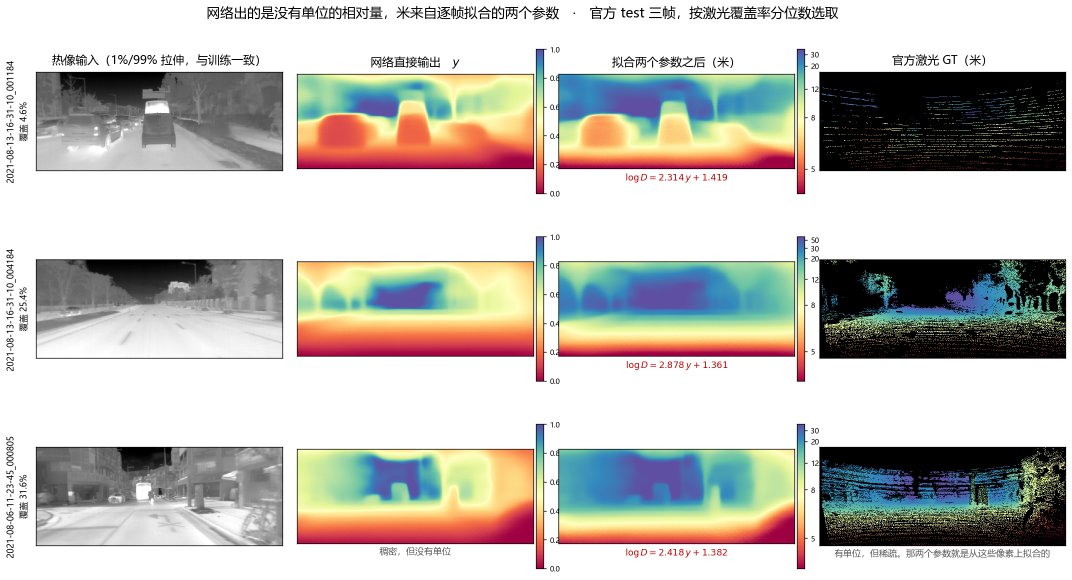
#> input picture docs/figures/metric_chain.png, 2144 x 1160 px, given in place of lidar.png, which was not available (shown at 1/2 size)
$ python build_lidar_density_answer.py
#> lines starting #> are read from the running program, lines starting #| are printed output that depends on the picture
# -*- coding: utf-8 -*-
"""A 25.4% ground truth that looks solid: which number is wrong, and why neither is.

Kept as a standalone figure to bring out if the question is asked, because the
question is a fair one -- the lidar panel on the slide does not look like a
quarter of the pixels.

Both readings are correct, and there are two reasons, in this order.

The larger one is that the 25.4% is not spread evenly. Returns land where the
scene has structure: the densest 96x96 block of this frame is 69% covered and
the per-row profile peaks near 75%, while the sky contributes almost nothing.
So in the part of the picture anyone actually looks at, the map really is close
to dense, and reading it that way is not a mistake.

The smaller one is display scale. Shrinking a 640-pixel-wide map into a
400-pixel-wide panel makes one output pixel stand for several input ones, and
it lights up if any of them has a return: measured on the rendering itself, the
visible fraction goes from 25.4% at 1:1 to 37% at 600 and 44% at 300.
interpolation='nearest' does not prevent this -- it stops the renderer blurring
between pixels, and does nothing about several pixels competing for one on the
way down.

The top row measures the second effect; the bottom row magnifies instead of
shrinking, where a return is a visible square and the first can be counted.
"""
import numpy as np
from PIL import Image
import matplotlib
matplotlib.use("Agg")
import matplotlib.pyplot as plt
from matplotlib import font_manager

for name in ("Microsoft YaHei", "SimHei", "DengXian"):
    if any(f.name == name for f in font_manager.fontManager.ttflist):
        plt.rcParams["font.sans-serif"] = [name]
        break
plt.rcParams["axes.unicode_minus"] = False

D = "figs_report/f1_2021-08-13-16-31-10_004184"
RED = "#C00000"

lidar = np.asarray(Image.open(f"{D}/lidar.png"), np.float32) / 256.0
real = np.isfinite(lidar) & (lidar > 1e-3) & (lidar < 80.0)
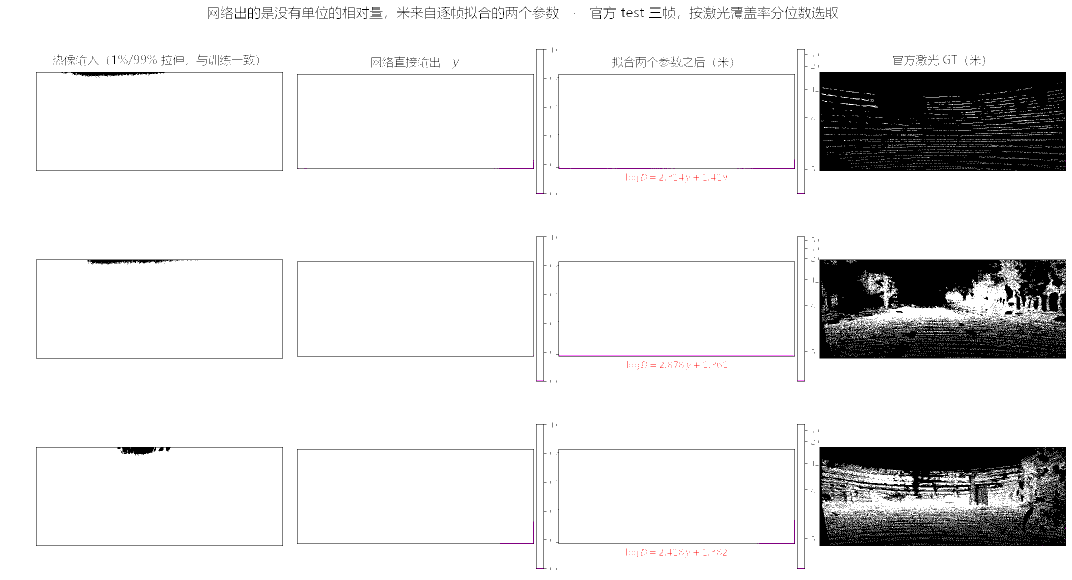
#> real: shape (1160, 2144, 4) bool (shown at 1/2 size); mean R, G, B, A 0.896, 0.895, 0.896, 1
#> (the run stopped early here; a loop or call above may not have finished)

$ run again, on docs/figures/sky_band_evidence_20260805.png
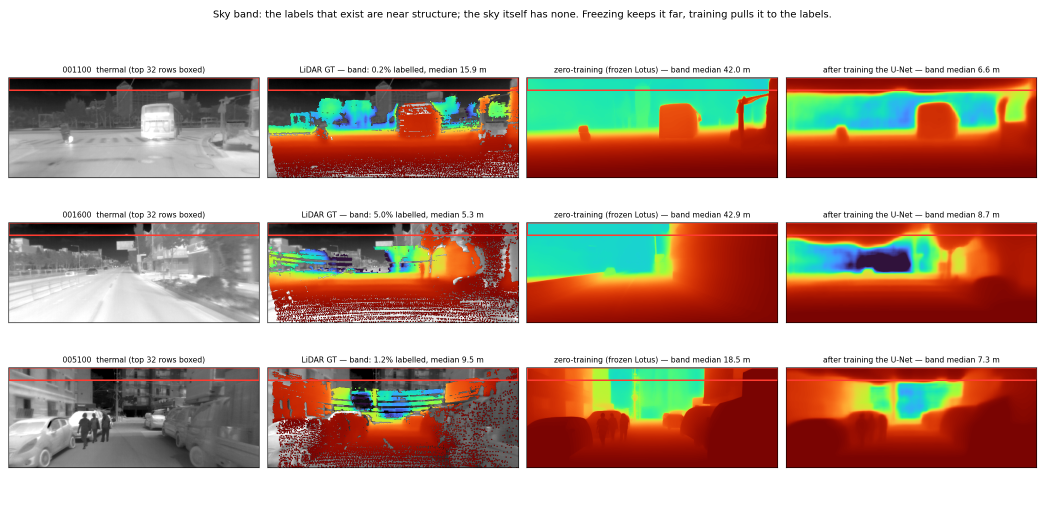
#> input picture docs/figures/sky_band_evidence_20260805.png, 2090 x 1023 px, given in place of lidar.png, which was not available (shown at 1/2 size)
#> `real = np.isfinite(lidar) & (lidar > 1e-3) & (lidar < 80.0)`:
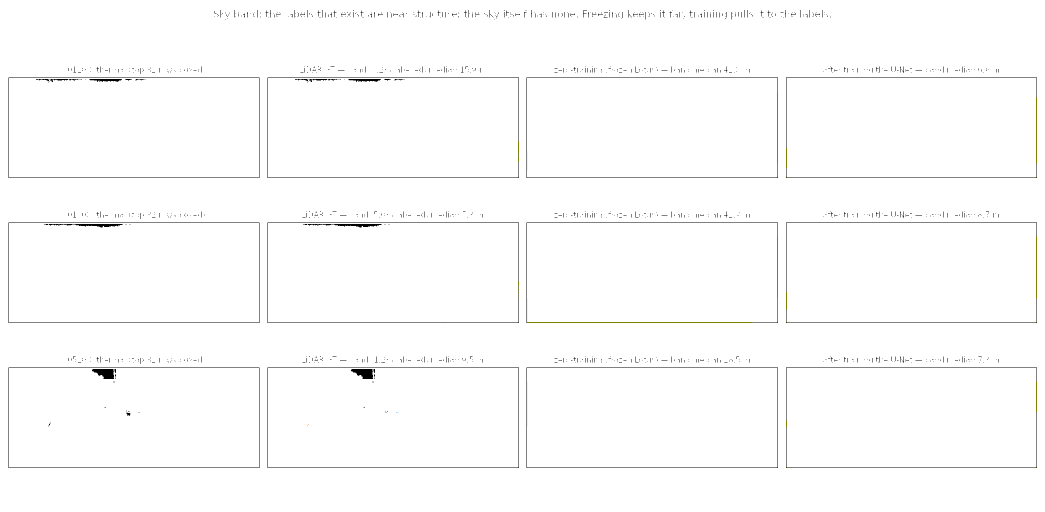
#> real: shape (1023, 2090, 4) bool (shown at 1/2 size); mean R, G, B, A 0.988, 0.988, 0.988, 1

$ run again, on docs/figures/slide_metric_chain.png
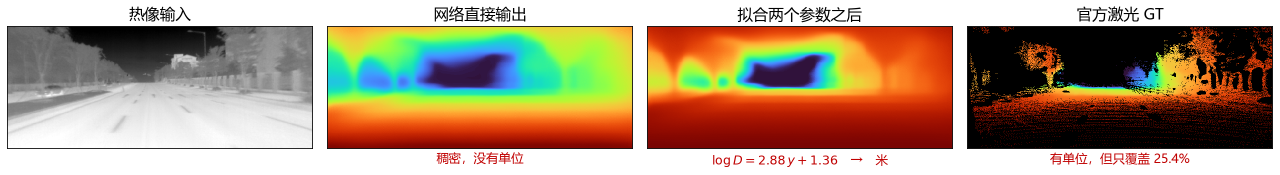
#> input picture docs/figures/slide_metric_chain.png, 2559 x 350 px, given in place of lidar.png, which was not available (shown at 1/2 size)
#> `real = np.isfinite(lidar) & (lidar > 1e-3) & (lidar < 80.0)`:
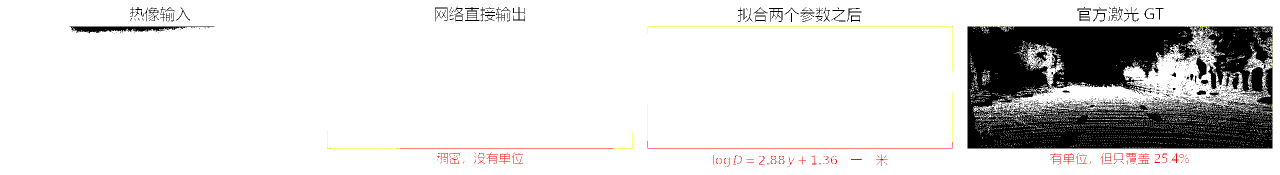
#> real: shape (350, 2559, 4) bool (shown at 1/2 size); mean R, G, B, A 0.869, 0.866, 0.864, 1
